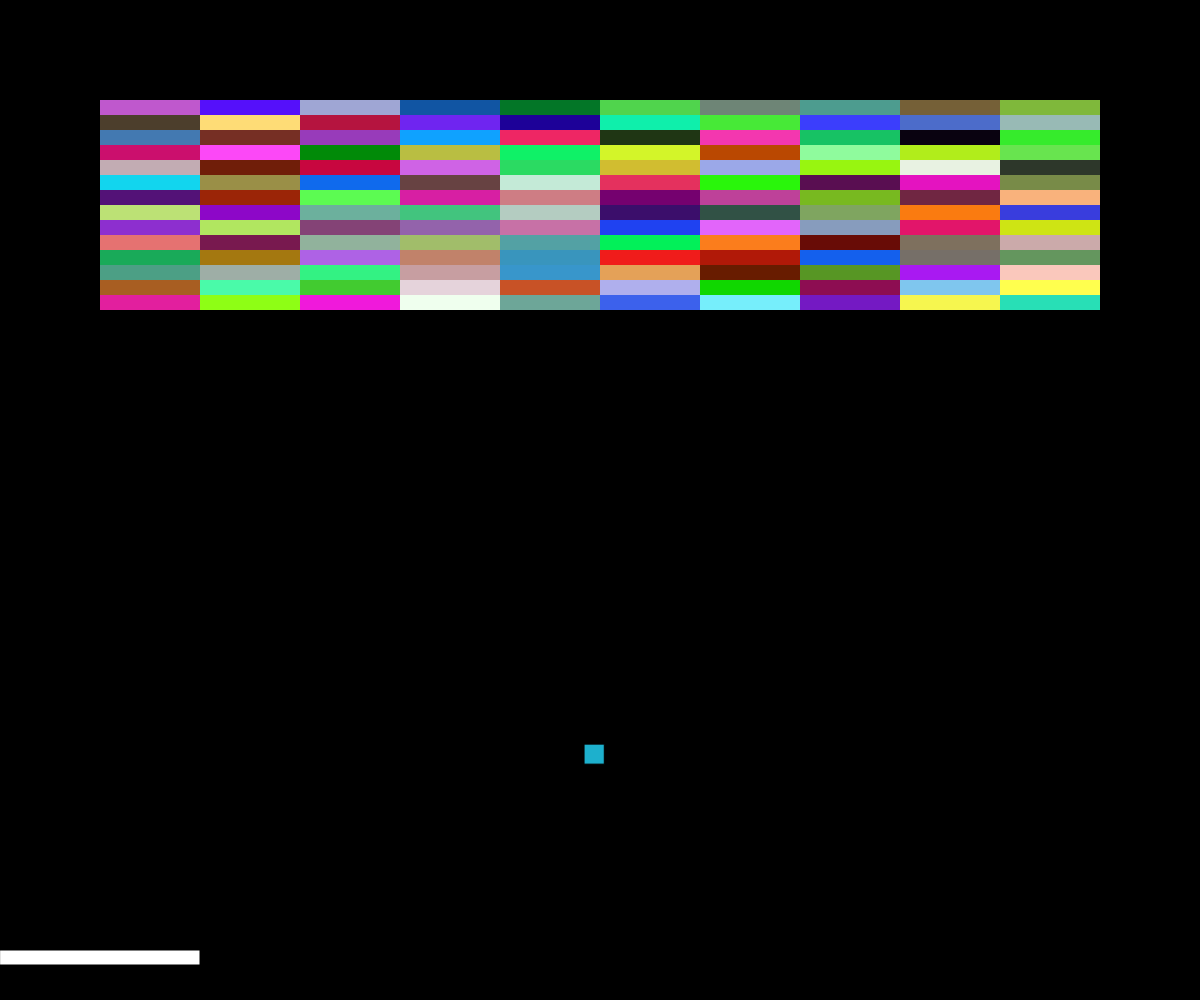
Frame 1 (no input)
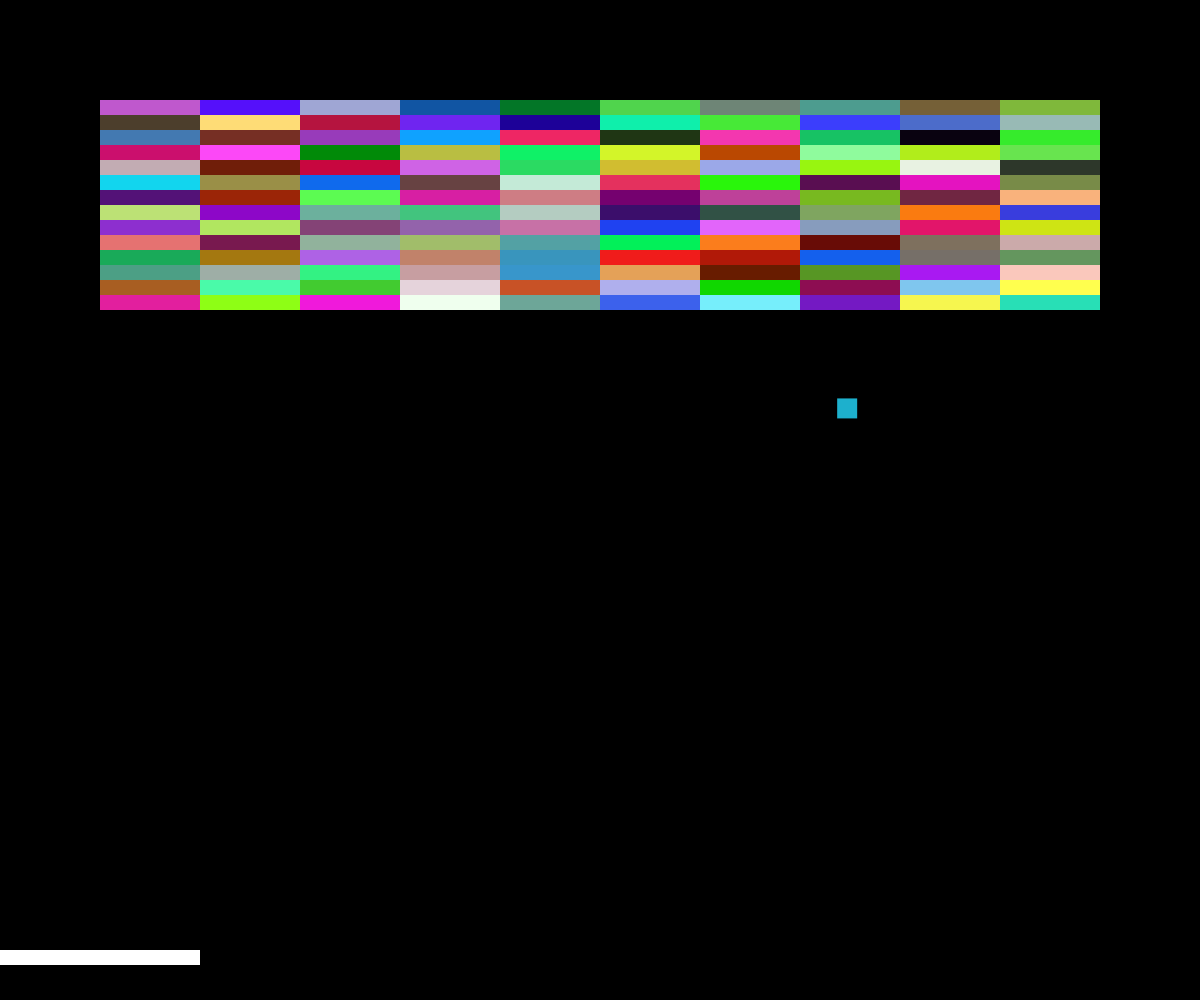
Frame 60 (no input)
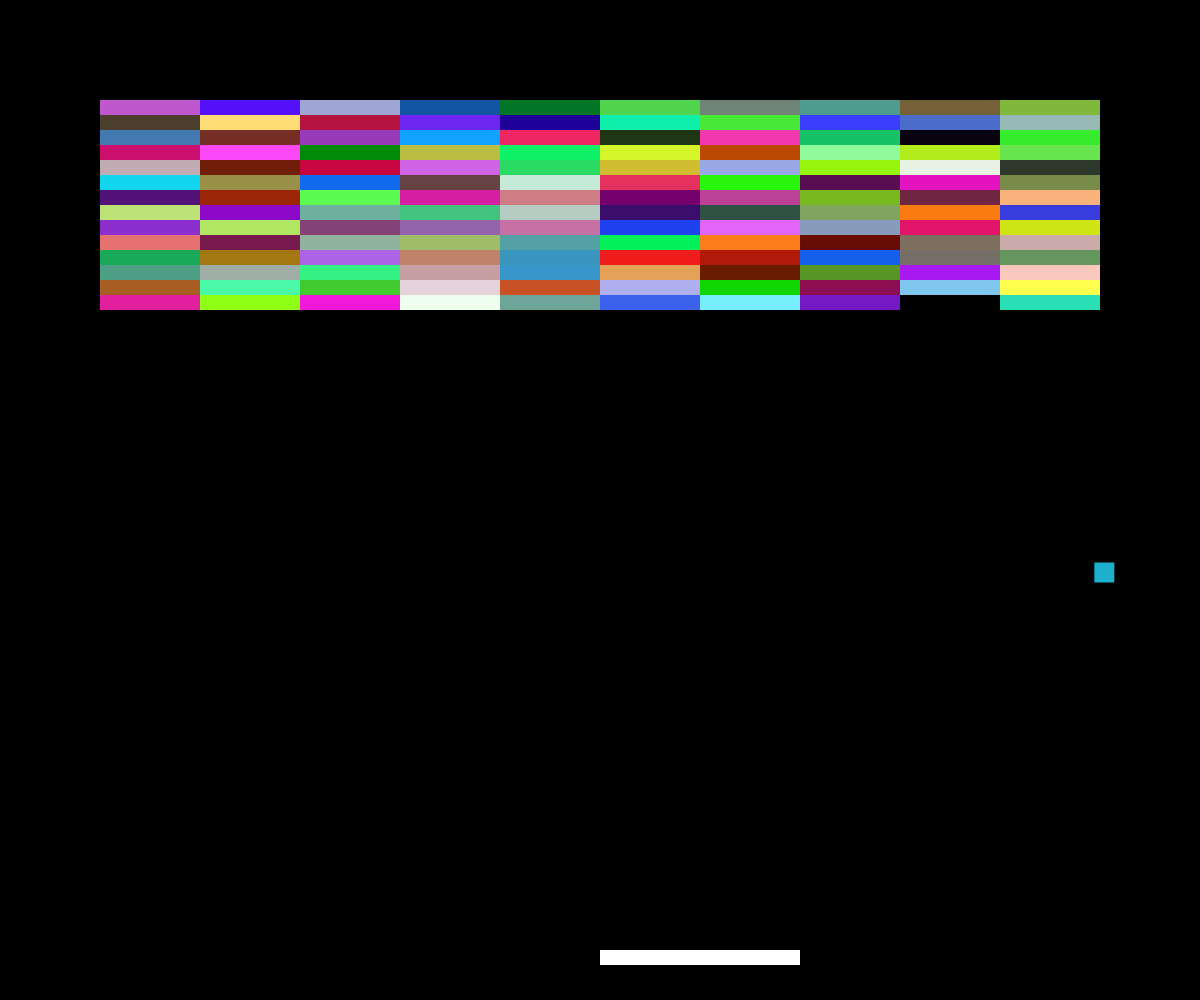
Frame 120 (the mouse pressed at the canvas centre since frame 60)

The p5.js sketch that drew these frames (run headless with seeded random() and noise() and a simulated clock; from frame 60 on, the mouse is pressed at the canvas centre):

// p5.js sketch
// ── sketch.js
var baffle;
var ball;
var bricks = [];

function setup() {
  createCanvas(window.innerWidth, window.innerHeight);
  baffle = new Baffle();
  ball = new Ball();
  for (var i = 100; i < width - 100; i += 100) {
    for (var j = 100; j < 300; j += 15) {
      bricks.push(new Brick(i, j));
    }
  }
}

function draw() {
  background(0);

  baffle.update();
  baffle.show();

  ball.update();
  ball.edges();
  ball.hits(baffle);
  ball.show();

  for (var i = bricks.length - 1; i >= 0; i--) {
    if (ball.hits(bricks[i])) {
      bricks.splice(i, 1);
    } else {
      bricks[i].show();
    }
  }

  checkWin();
}

function checkWin() {
  if (bricks.length === 0) {
    console.log('You win');
  }
}

// ── baffle.js
function Baffle() {
  this.width = 200
  this.height = 15
  this.x = width / 2 - this.width / 2
  this.y = height - 50
  this.speed = 10;

  this.show = function() {
    fill(255);
    rect(this.x, this.y, this.width, this.height);
  }

  this.update = function() {
    this.x = mouseX;  
    if (this.x < 0) {
      this.x = 0;
    }
    if (this.x + this.width > width) {
      this.x = width - this.width;
    }
  }
}
// ── ball.js
function Ball() {
  this.width = 20;
  this.x = width / 2 - this.width;
  this.y = height - height / 4;

  this.xspeed = random(-10, 10);
  this.yspeed = random(-10, 10);

  this.show = function() {
    fill(29, 176, 205);
    rect(this.x, this.y, this.width, this.width);
  }

  this.update = function() {
    this.x += this.xspeed;
    this.y += this.yspeed;
  }

  this.reset = function() {
    this.x = width / 2 - this.width;
    this.y = height - height / 4;
  }

  this.edges = function() {
    if (this.y < 0) {
      this.yspeed *= -1;
    }
    if (this.x < 0 || this.x + this.width > width) {
      this.xspeed *= -1;
    }
    if (this.y + this.width > height) {
      this.reset();
    }
  }

  this.hits = function(block) {
    // y 轴方向碰撞
    if (this.x + this.width > block.x && this.x < block.x + block.width) {
      if (this.y > block.y - this.width && this.y < block.y + block.height) {
        this.yspeed *= -1;
        return true;
      }
    }

    // x 轴方向碰撞

    return false;
  }
}
// ── brick.js
function Brick(x, y) {
  this.width = 100;
  this.height = 15;
  this.x = x;
  this.y = y;

  this.r = random(0, 255);
  this.g = random(0, 255);
  this.b = random(0, 255);

  this.show = function() {
    noStroke();
    fill(this.r, this.g, this.b);
    rect(this.x, this.y, this.width, this.height);
  }

}
